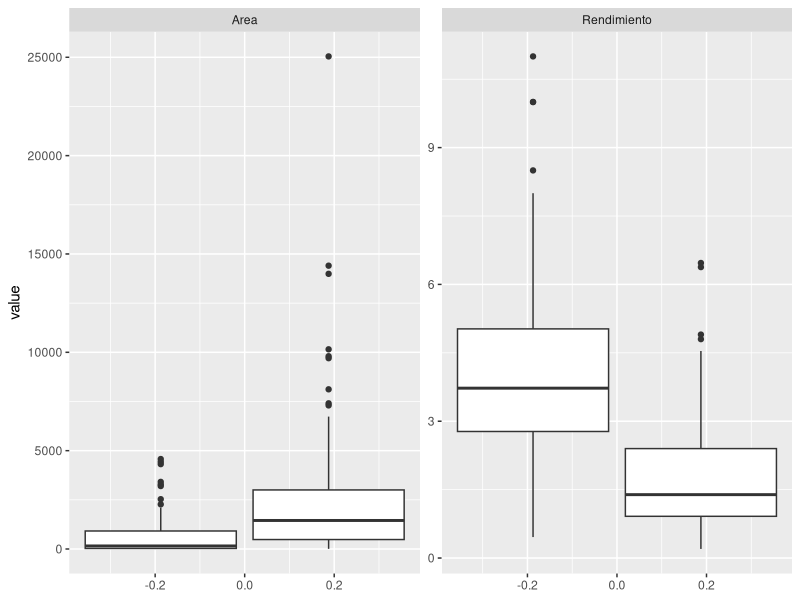

The R script that drew this image:

# Estructura bases de datos
# Gina Vargas
# 03/08/21

library(ggplot2)
library(dplyr)
library(tidyr)
library(stringr)

data_long <- read.csv("Datos/Cierre_agricola_mun_long.csv")

mun <- str_replace_all(data_long$Nommunicipio,c("Ã©"="o","Ã³"="a","Ã¡"="e"))

str_to_upper(mun)

data_long <- tibble(data_long)

data_long

data_long %>% ggplot(aes(c=Nommodalidad,y=value))+geom_boxplot()+
  facet_wrap(~Variable,scales = "free")

datos_censo <- data_long %>% pivot_wider(id_cols = c("Nommunicipio", "Nommodalidad"),
                                         names_from = "Variable",
                                         values_from = "value")

?pivot_wider

datos_censo

summary(datos_censo)

datos_censo%>%mutate(Produccion = Area*Rendimiento)

datos_censo %>% pivot_wider(id_cols = "Nommunicipio",
                            names_from = "Nommodalidad",
                            values_from = "Rendimiento")


datos_censo %>% pivot_longer(cols = c('Area' ,'Rendimiento'),
                             names_to = 'Variable',
                             values_to = "Valores")











